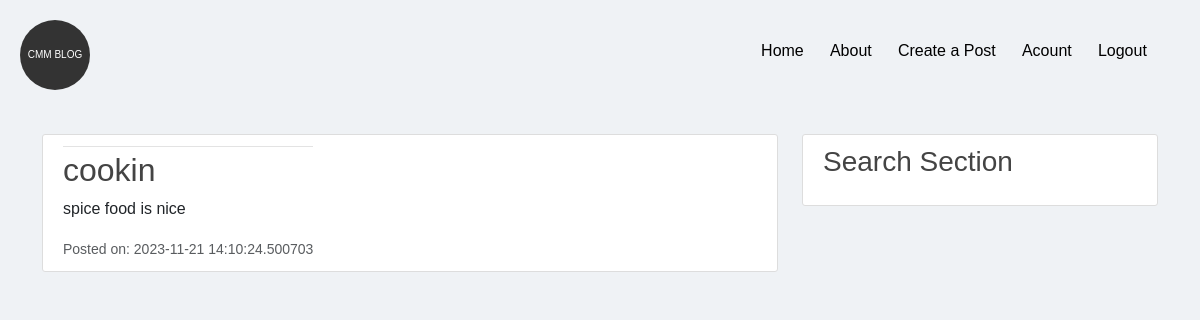
The app's page /post/3 (signed in), older data.
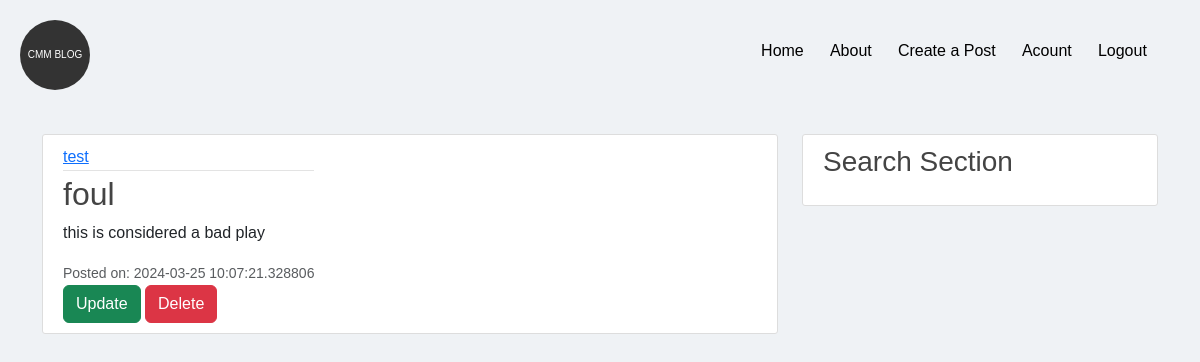
The same page, newer data.
### flaskblog/modules.py (models this page shows, shortened)
class Post(db.Model):
    id = db.Column(db.Integer, primary_key=True)
    title = db.Column(db.String(100), nullable=False)
    date_posted = db.Column(db.DateTime, nullable=False, default=datetime.utcnow)
    content = db.Column(db.Text(2000), nullable=False)
    user_id = db.Column(db.Integer(), db.ForeignKey('user.id'), nullable=False)

class User(db.Model,UserMixin):
    id = db.Column(db.Integer, primary_key=True)
    username = db.Column(db.String(20), unique=True, nullable=False)
    email = db.Column(db.String(120), unique=True, nullable=False)
    image_file = db.Column(db.String(20), nullable=False, default='default.jpg')
    password = db.Column(db.String(60), nullable=False)
    post = db.relationship('Post',backref='author',lazy=True)

### flaskblog/routes.py (the view)
@app.route("/post/<int:post_id>",methods=['GET','POST'])
@login_required
def post(post_id):
    form = SearchForm()
    post = Post.query.get_or_404(post_id)
    return render_template('post.html',post=post)

### flaskblog/modules.py (called while the page is built)
@login_manager.user_loader
def load_user(user_id):
    return User.query.get(int(user_id))

### flaskblog/templates/post.html (shortened to what this page needs)
{% extends "layout.html" %}
{% block body%}
    <article class="media content-section">
        <div class="media-body">
          <div class="article-metadata">
            <a class="mr-2" href="{{ url_for('user_posts', username=post.author.username) }}">{{ post.author.username }}</a>
          </div>
          <h2 class="article-title">{{ post.title }}</h2>
          <p class="article-content">{{ post.content }}</p>
          <small class="text-muted">Posted on: {{ post.date_posted }}</small>
          {% if post.author == current_user %}
            <div>
              <a class="btn btn-success btb-sm" href="{{url_for('update_post',post_id=post.id )}}">Update</a>
              <button type="button" class="btn btn-danger" data-bs-toggle="modal" data-bs-target="#deleteModal">Delete</button>
            </div>
          {% endif%}
        </div>
      </article>
{% endblock %}

Row changes from the older to the newer data that the page shows:
now on this page (row unchanged): User: author.username "test"
changed Post: title "cookin" → "foul"; content "spice food is nice" → "this is considered a bad play"; date_posted "2023-11-21 14:10:24.500703" → "2024-03-25 10:07:21.328806"
Text that changed along with them:
text now shown: "Update Delete"
